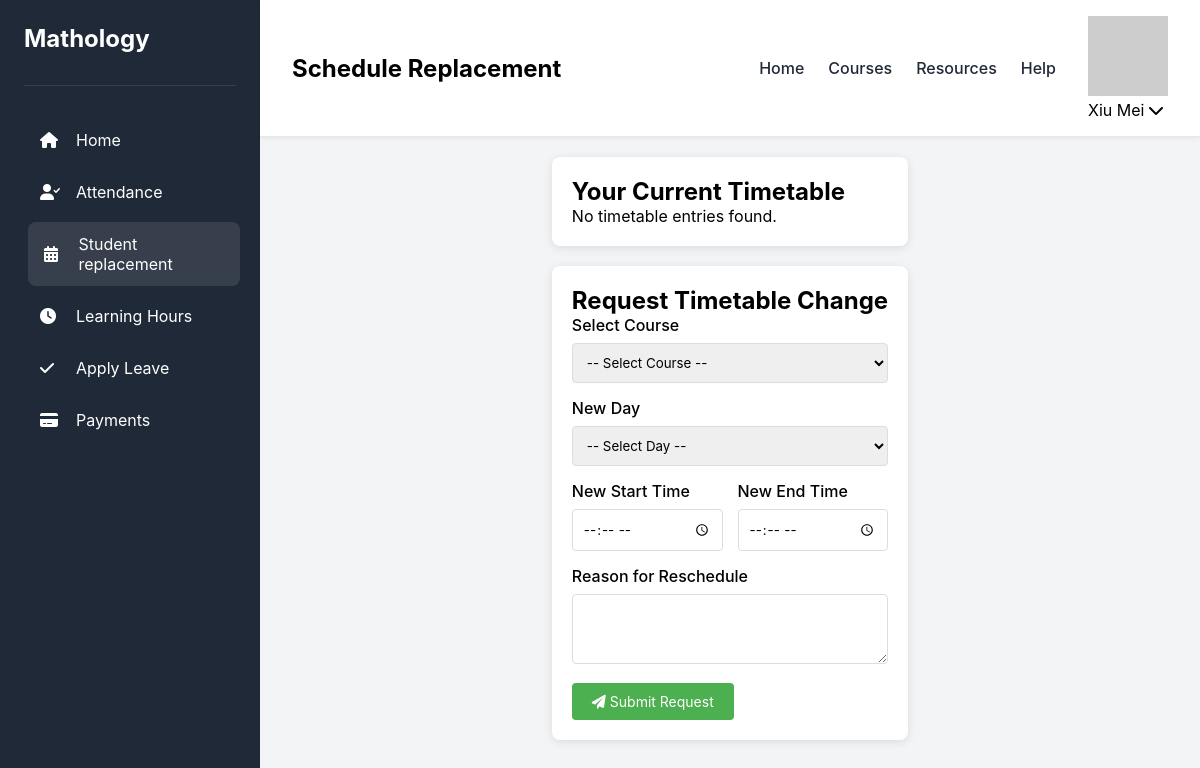
/Pages/client/student_reschedule.php, run on an earlier commit of the app's database.
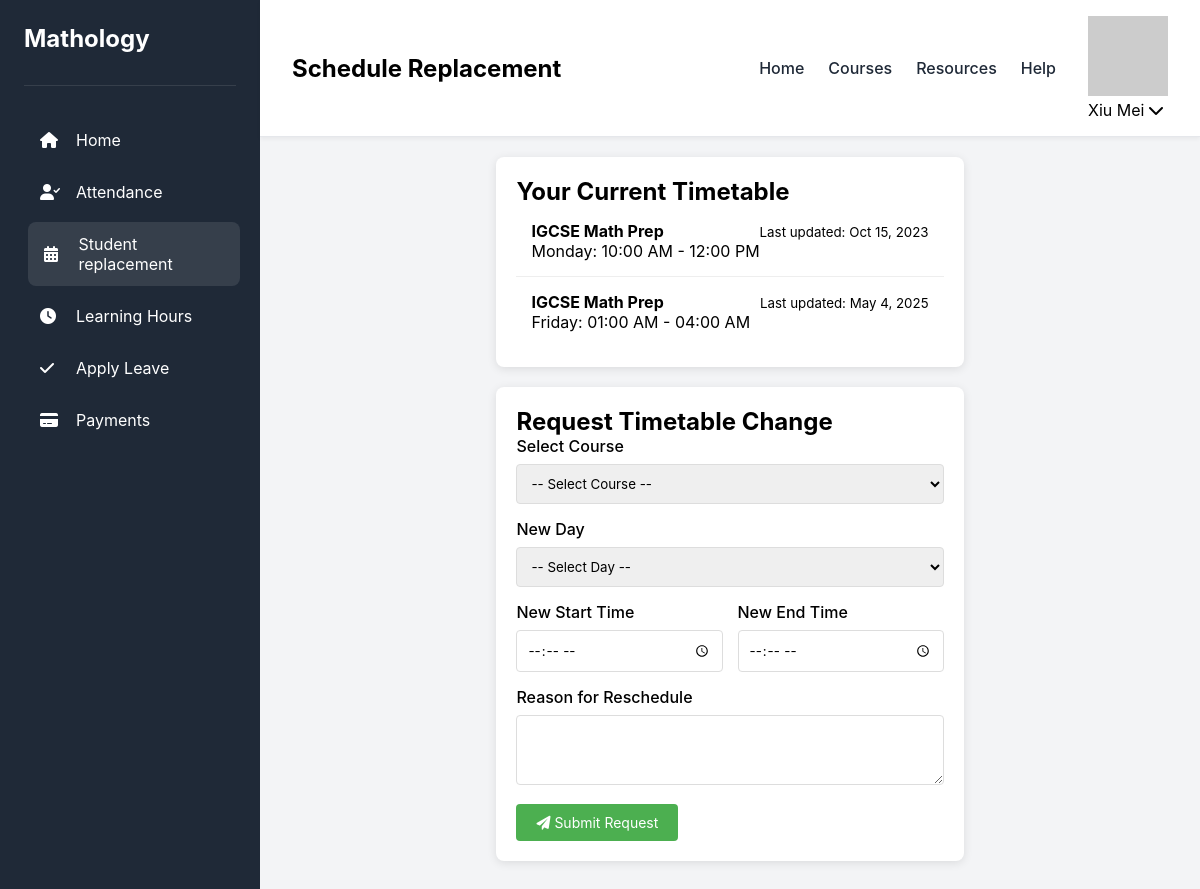
And on a later commit of the database.
### tables this page shows
CREATE TABLE `students` (
  `student_id` int(11) NOT NULL,
  `Last_Name` varchar(50) DEFAULT NULL,
  `First_Name` varchar(50) DEFAULT NULL,
  `Gender` tinyint(1) DEFAULT NULL,
  `DOB` date DEFAULT NULL,
  `School_Syllabus` text DEFAULT NULL,
  `School_Intake` tinyint(1) DEFAULT NULL,
  `Current_School_Grade` text DEFAULT NULL,
  `School` varchar(100) DEFAULT NULL,
  `Mathology_Level` text DEFAULT NULL,
  `enrollment_date` date DEFAULT NULL,
  `status` enum('active','inactive','graduated') DEFAULT 'active'
);

CREATE TABLE `student_timetable` (
  `id` int(11) NOT NULL,
  `course` varchar(100) NOT NULL,
  `day` varchar(10) NOT NULL,
  `start_time` time NOT NULL,
  `end_time` time NOT NULL,
  `approved_at` timestamp NOT NULL DEFAULT current_timestamp(),
  `status` enum('active','cancelled') DEFAULT 'active',
  `student_course_id` int(11) NOT NULL
);

CREATE TABLE `courses` (
  `course_id` int(11) NOT NULL,
  `course_name` varchar(100) NOT NULL,
  `description` text DEFAULT NULL,
  `level` varchar(50) DEFAULT NULL,
  `created_at` timestamp NOT NULL DEFAULT current_timestamp()
);

### Pages/client/student_reschedule.php (the view, shortened to what this page needs)
<?php
require_once '../setting.php';
$student_id = isset($_GET['student']) ? (int)$_GET['student'] : 4;
$student = $conn->query("SELECT * FROM Students WHERE student_id = $student_id")->fetch_assoc();
$current_timetable = $conn->query("
    SELECT t.*, c.course_name
    FROM student_timetable t
    JOIN student_courses sc ON t.student_course_id = sc.student_course_id
    JOIN courses c ON sc.course_id = c.course_id
    WHERE sc.student_id = $student_id
    ORDER BY FIELD(t.day, 'Monday', 'Tuesday', 'Wednesday', 'Thursday', 'Friday'), t.start_time
");
?>
<!DOCTYPE html>
<html lang="en">
<head>
    <link rel="stylesheet" href="../../styles/common.css">
    <link rel="stylesheet" href="../../styles/attendence.css">
    <link rel="stylesheet" href="https://cdnjs.cloudflare.com/ajax/libs/font-awesome/6.0.0/css/all.min.css">
</head>
<body>
    <div class="dashboard-container">
        <aside class="sidebar">
            <div class="logo-container">
                <h2>Mathology</h2>
            </div>
            <nav class="side-nav">
                <a href="dashboardclient.php" class="nav-item">
                    <i class="fas fa-home"></i>
                    <span>Home</span>
                </a>
                <a href="attendanceclient.php" class="nav-item">
                    <i class="fas fa-user-check"></i>
                    <span>Attendance</span>
                </a>
                <a href="student_reschedule.php" class="nav-item active">
                    <i class="fas fa-calendar-alt"></i>
                    <span>Student replacement</span>
                </a>
                <a href="learninghours.php" class="nav-item">
                    <i class="fas fa-clock"></i>
                    <span>Learning Hours</span>
                </a>
                <a href="leave.php" class="nav-item">
                    <i class="fas fa-check"></i>
                    <span>Apply Leave</span>
                </a>
                <a href="payment.php" class="nav-item">
                    <i class="fas fa-credit-card"></i>
                    <span>Payments</span>
                </a>
            </nav>
        </aside>
        <main class="main-content">
            <nav class="top-nav">
                <div class="nav-left">
                    <h1>Schedule Replacement</h1>
                </div>
                <div class="nav-right">
                    <div class="nav-links">
                        <a href="dashboard.html" class="nav-link">Home</a>
                        <a href="#" class="nav-link">Courses</a>
                        <a href="#" class="nav-link">Resources</a>
                        <a href="#" class="nav-link">Help</a>
                    </div>
                    <div class="user-profile">
                        <img src="https://ui-avatars.com/api/?name=<?= urlencode($student['First_Name']) ?>" alt="Profile" class="profile-img">
                        <div class="profile-dropdown">
                            <span class="user-name"><?= htmlspecialchars($student['First_Name']) ?></span>
                            <i class="fas fa-chevron-down"></i>
                        </div>
                    </div>
                </div>
            </nav>
            <div class="content-container">
                <div class="current-timetable">
                    <h2>Your Current Timetable</h2>
                    <?php if ($current_timetable->num_rows > 0): ?>
                        <?php while ($entry = $current_timetable->fetch_assoc()): ?>
                            <div class="timetable-entry">
                                <div>
                                    <strong><?= htmlspecialchars($entry['course_name']) ?></strong>
                                    <p><?= htmlspecialchars($entry['day']) ?>:
                                    <?= date('h:i A', strtotime($entry['start_time'])) ?> - <?= date('h:i A', strtotime($entry['end_time'])) ?></p>
                                </div>
                                <div>
                                    <small>Last updated: <?= date('M j, Y', strtotime($entry['approved_at'])) ?></small>
                                </div>
                            </div>
                        <?php endwhile; ?>
                    <?php else: ?>
                        <p>No timetable entries found.</p>
                    <?php endif; ?>
                </div>
                <div class="request-form">
                    <h2>Request Timetable Change</h2>
                    <form method="POST" action="student_reschedule.php">
                        <div class="form-group">
                            <label for="course_id">Select Course</label>
                            <select name="course_id" id="course_id" class="form-control" required>
                                <option value="">-- Select Course --</option>
                            </select>
                        </div>
                        <div class="form-group">
                            <label for="new_day">New Day</label>
                            <select name="new_day" id="new_day" class="form-control" required>
                                <option value="">-- Select Day --</option>
                            </select>
                        </div>
                        <div class="time-inputs">
                            <div class="form-group">
                                <label for="new_start_time">New Start Time</label>
                                <input type="time" name="new_start_time" id="new_start_time" class="form-control" required>
                            </div>
                            <div class="form-group">
                                <label for="new_end_time">New End Time</label>
                                <input type="time" name="new_end_time" id="new_end_time" class="form-control" required>
                            </div>
                        </div>
                        <div class="form-group">
                            <label for="reason">Reason for Reschedule</label>
                            <textarea name="reason" id="reason" class="form-control" rows="3"></textarea>
                        </div>
                        <button type="submit" name="request_reschedule" class="btn btn-primary">
                            <i class="fas fa-paper-plane"></i> Submit Request
                        </button>
                    </form>
                </div>
            </div>
        </main>
    </div>
</body>
</html>

### Styles/common.css (style rules this page uses)
:root { --primary-color: #4f46e5; --secondary-color: #818cf8; --background-color: #f3f4f6; --sidebar-color: #1f2937; --text-color: #1f2937; --text-light: #6b7280; --border-color: #e5e7eb; --white: #ffffff; --event-color-1: #fef3c7; --event-color-2: #dcfce7; --event-color-3: #dbeafe; --transition-speed: 0.3s; }
* { margin: 0; padding: 0; box-sizing: border-box; font-family: 'Inter', sans-serif; }
.dashboard-container { display: flex; min-height: 100vh; }
.sidebar { width: 260px; background-color: var(--sidebar-color); color: var(--white); padding: 1.5rem; display: flex; flex-direction: column; transition: all var(--transition-speed) ease; box-shadow: 2px 0 8px rgba(0, 0, 0, 0.1); }
.logo-container { display: flex; align-items: center; gap: 1rem; padding-bottom: 2rem; border-bottom: 1px solid rgba(255, 255, 255, 0.1); }
.side-nav { margin-top: 2rem; display: flex; flex-direction: column; gap: 0.5rem; }
.nav-item { display: flex; align-items: center; gap: 1rem; padding: 0.75rem 1rem; color: var(--white); text-decoration: none; border-radius: 0.5rem; transition: all var(--transition-speed) ease; position: relative; overflow: hidden; }
.nav-item:hover, .nav-item.active { background-color: rgba(255, 255, 255, 0.1); transform: translateX(4px); }
.nav-item i { width: 20px; transition: transform var(--transition-speed) ease; }
.main-content { flex: 1; background-color: var(--background-color); display: flex; flex-direction: column; }
.top-nav { background-color: var(--white); padding: 1rem 2rem; display: flex; justify-content: space-between; align-items: center; border-bottom: 1px solid var(--border-color); box-shadow: 0 2px 4px rgba(0, 0, 0, 0.05); }
.nav-left { display: flex; align-items: center; gap: 1rem; }
.nav-right { display: flex; align-items: center; gap: 2rem; }
.nav-links { display: flex; gap: 1.5rem; }
.nav-link { color: var(--text-color); text-decoration: none; font-weight: 500; position: relative; padding: 0.25rem 0; transition: color var(--transition-speed) ease; }
.nav-link::after { content: ''; position: absolute; bottom: 0; left: 0; width: 0; height: 2px; background-color: var(--primary-color); transition: width var(--transition-speed) ease; }
.user-profile { position: relative; }
.user-name { cursor: pointer; }

### Pages/client/student_reschedule.php (style rules this page uses)
.content-container { padding: 20px; max-width: 1200px; margin: 0 auto; }
.current-timetable, .request-form { background: white; border-radius: 8px; padding: 20px; margin-bottom: 20px; box-shadow: 0 2px 10px rgba(0,0,0,0.1); }
.timetable-entry { display: flex; justify-content: space-between; padding: 15px; border-bottom: 1px solid #eee; }
.timetable-entry:last-child { border-bottom: none; }
.form-group { margin-bottom: 15px; }
.form-group label { display: block; margin-bottom: 8px; font-weight: 500; }
.form-control { width: 100%; padding: 10px; border: 1px solid #ddd; border-radius: 4px; }
select.form-control { height: 40px; }
.btn { padding: 10px 20px; border: none; border-radius: 4px; cursor: pointer; font-size: 14px; }
.btn-primary { background-color: #4CAF50; color: white; }
.time-inputs { display: flex; gap: 15px; }
.time-inputs .form-group { flex: 1; }

What changed in the data, as far as the page shows it:
now on this page (row edited): student_timetable: courses.course_name "IGCSE Math Prep", day "Monday", start_time "10:00 AM", end_time "12:00 PM", approved_at "Oct 15, 2023"
added student_timetable: courses.course_name "IGCSE Math Prep", day "Friday", start_time "01:00 AM", end_time "04:00 AM", approved_at "May 4, 2025"
Also different on the page:
text no longer shown: "No timetable entries found."
